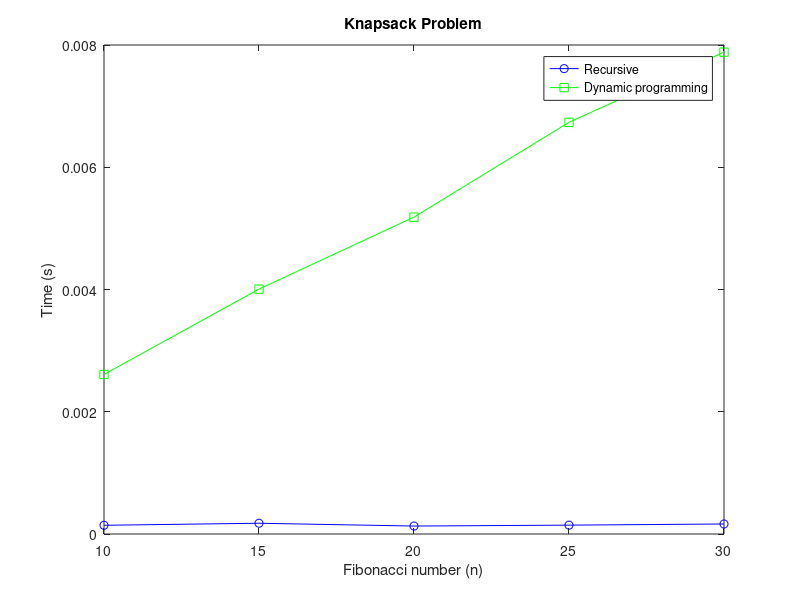
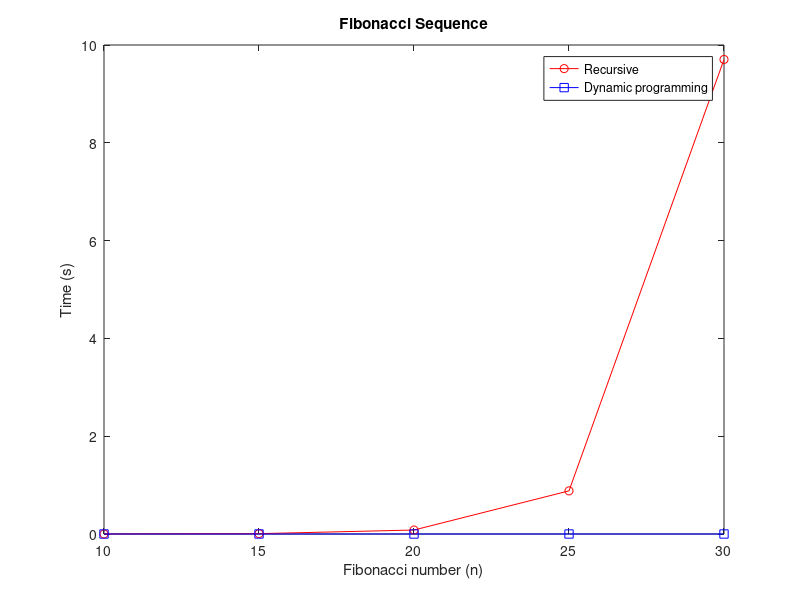

MATLAB code to generate these figures, in order:
clear; clc;
% Knapsack Problem

% Recursive approach
function v = knapsackR(W, wt, v, n)
    if n == 0 || W == 0
        v = 0;
    elseif wt(n) > W
        v = knapsackR(W, wt, v, n-1);
    else
        v = max(v(n) + knapsackR(W-wt(n), wt, v, n-1), knapsackR(W, wt, v, n-1));
    end
end
% Dynamic programming approach
function V = knapsackDP(W, wt, v)
    n = length(v);
    V = zeros(n+1, W+1);
    for i = 2:n+1
        for w = 2:W+1
            if wt(i-1) < w
                V(i, w) = max(V(i-1, w), v(i-1) + V(i-1, w-wt(i-1)));
            else
                V(i, w) = V(i-1, w);
            end
        end
    end
    V = V(n+1, W+1);
end

% Fibonacci Sequence
% Recursive approach
function f = fibR(n)
    if n <= 1
        f = n;
    else
        f = fibR(n-1) + fibR(n-2);
    end
end
% Dynamic programming approach
function f = fibDP(n)
    f = zeros(1, n+1);
    f(1) = 0; f(2) = 1;
    for i = 3:n+1
        f(i) = f(i-1) + f(i-2);
    end
    f = f(n+1);
end

% Test and plot
n_values = 10:5:30;
recursive_times_knapsack = zeros(size(n_values));
dp_times_knapsack = zeros(size(n_values));
recursive_times_fib = zeros(size(n_values));
dp_times_fib = zeros(size(n_values));

for i = 1:length(n_values)
    n = n_values(i);
    W = n *10;
    wt = [10 ,20 ,30];
    v = [6,10,12];
    
    tic; knapsackR(W, wt, v, length(v)); recursive_times_knapsack(i) = toc;
    tic; knapsackDP(W, wt, v); dp_times_knapsack(i) = toc;
    tic; fibR(n); recursive_times_fib(i) = toc;
    tic; fibDP(n); dp_times_fib(i) = toc;
end
figure
plot(n_values, recursive_times_knapsack, 'b-o', n_values, dp_times_knapsack, 'g-s');
xlabel('Fibonacci number (n)'); ylabel('Time (s)'); title('Knapsack Problem'); legend('Recursive', 'Dynamic programming');
figure
plot(n_values, recursive_times_fib, 'r-o', n_values, dp_times_fib, 'b-s');
xlabel('Fibonacci number (n)'); ylabel('Time (s)'); title('Fibonacci Sequence'); legend('Recursive', 'Dynamic programming');